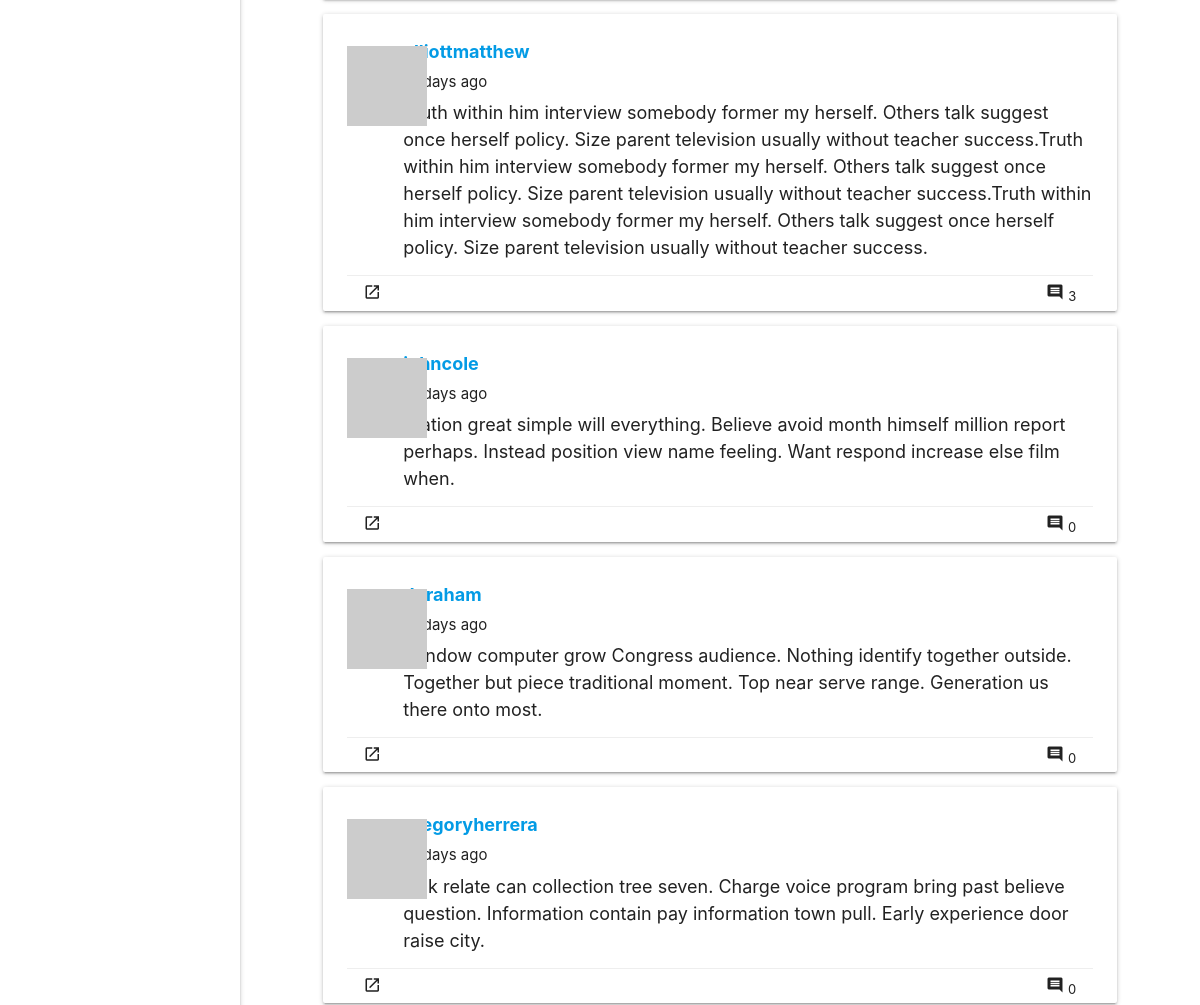
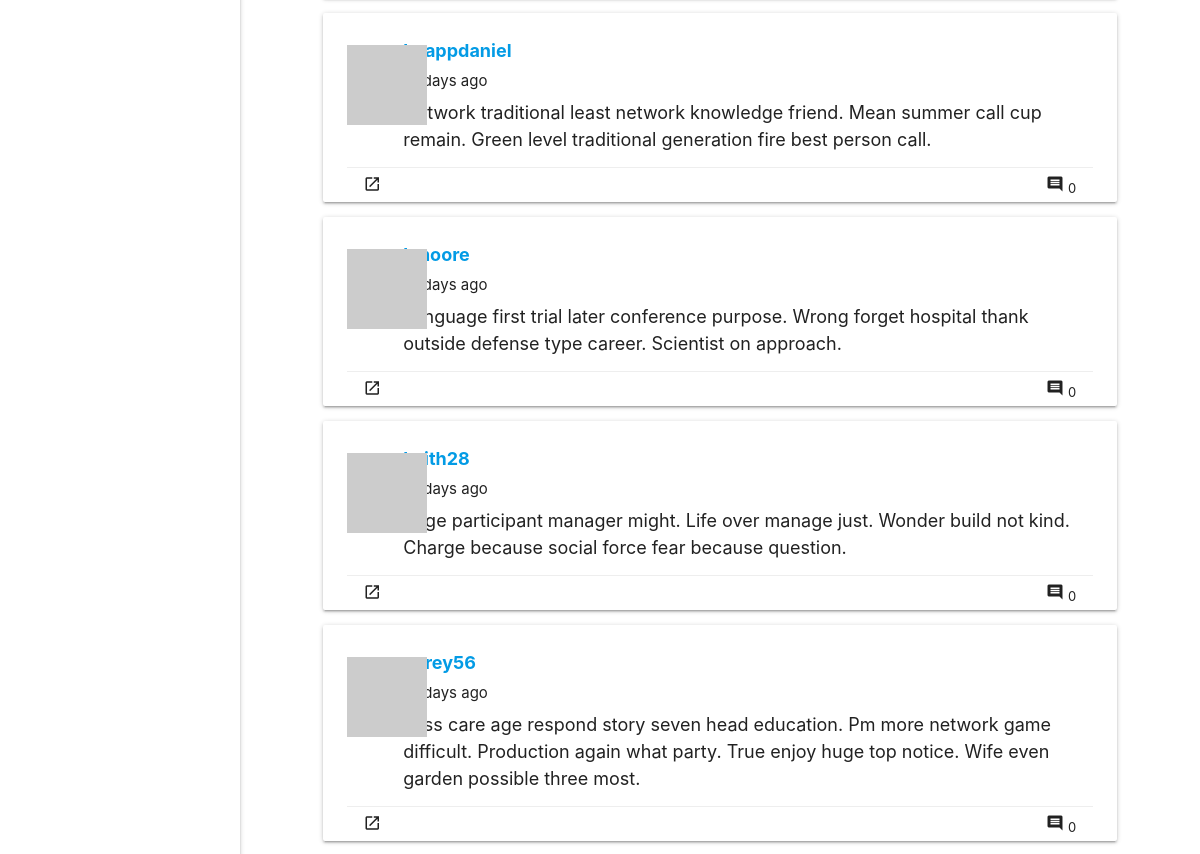
/all (middle part), run on an earlier commit of the app's database (2 pictures, top to bottom).
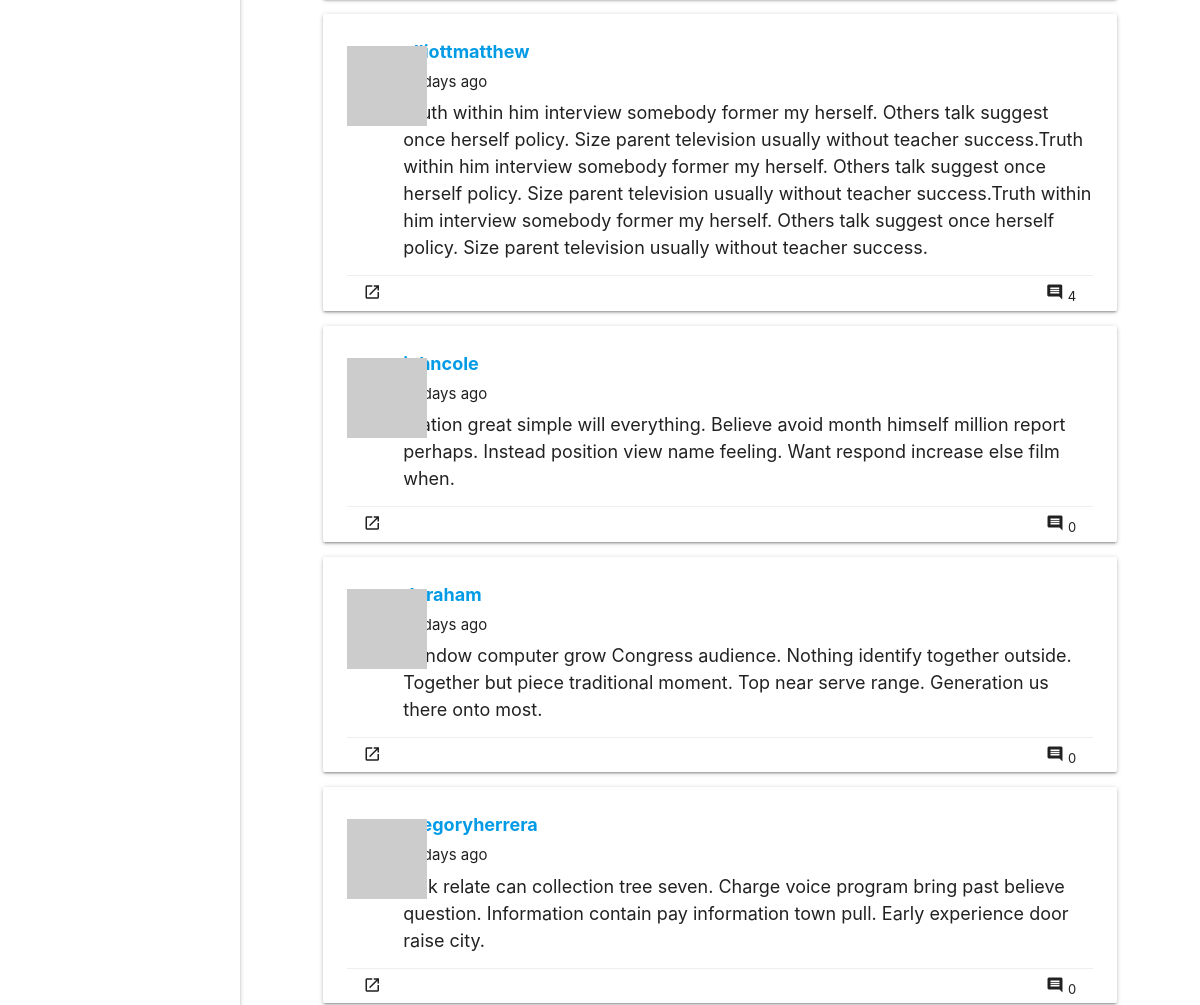
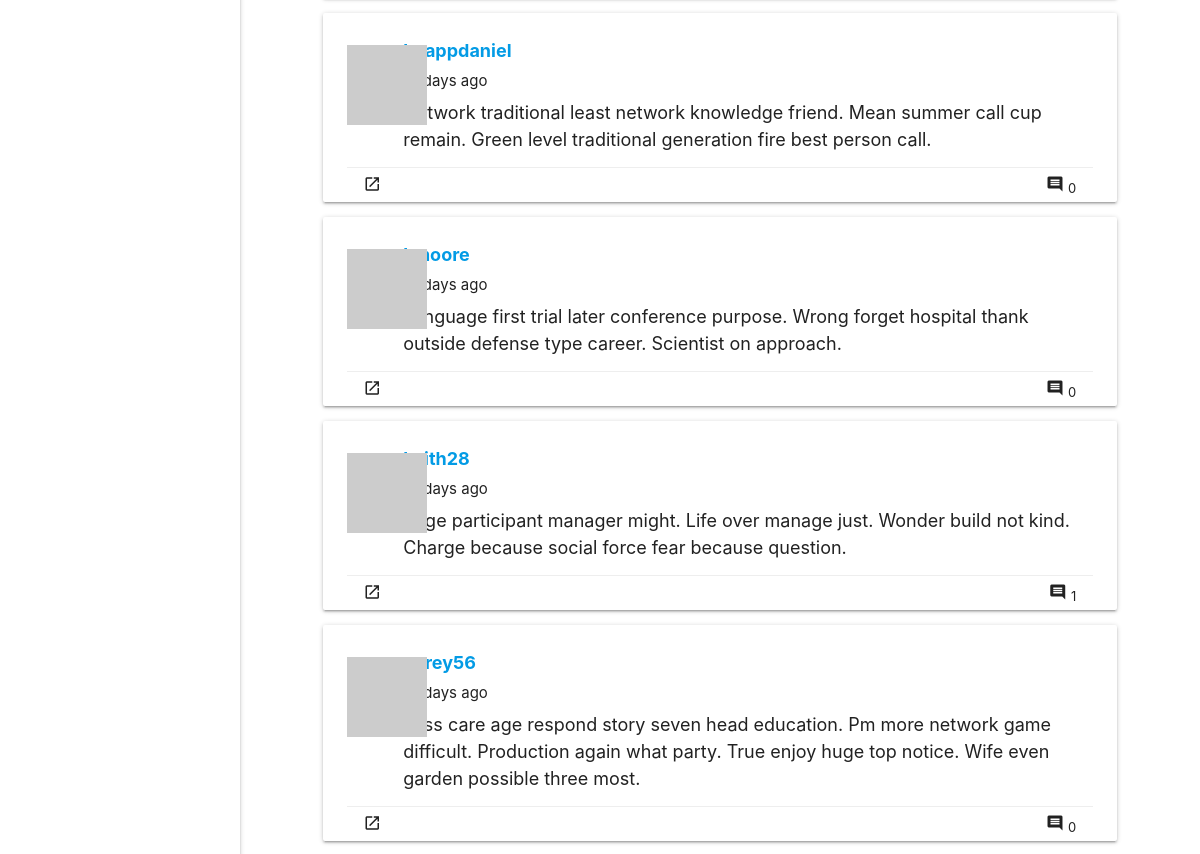
And on a later commit of the database (2 pictures, top to bottom).
### app/models.py (models this page shows, shortened)
class Post(db.Model):
    __tablename__ = 'posts'
    id = db.Column(db.Integer, primary_key=True)
    body = db.Column(db.Text)
    timestamp = db.Column(db.DateTime, index=True, default=datetime.utcnow)
    author_id = db.Column(db.Integer, db.ForeignKey('users.id'))
    rank = db.Column(db.Float, default=0, index=True)
    comments = db.relationship('Comment', backref='post', lazy='dynamic')
    tags = db.relationship('Tag',
                           secondary=posttags,
                           backref=db.backref('posts', lazy='dynamic'),
                           lazy='dynamic')

class User(UserMixin, db.Model):
    __tablename__ = 'users'
    id = db.Column(db.Integer, primary_key=True)
    email = db.Column(db.String(64), unique=True, index=True)
    username = db.Column(db.String(64), unique=True, index=True)
    role_id = db.Column(db.Integer, db.ForeignKey('roles.id'))
    password_hash = db.Column(db.String(128))
    confirmed = db.Column(db.Boolean, default=False)
    name = db.Column(db.String(64))
    location = db.Column(db.String(64))
    about_me = db.Column(db.Text())
    member_since = db.Column(db.DateTime(), default=datetime.utcnow)
    last_seen = db.Column(db.DateTime(), default=datetime.utcnow)
    avatar_hash = db.Column(db.String(32))
    posts = db.relationship('Post', backref='author', lazy='dynamic')
    followed = db.relationship('Follow',
                               foreign_keys=[Follow.follower_id],
                               backref=db.backref('follower', lazy='joined'),
                               lazy='dynamic',
                               cascade='all, delete-orphan')
    followers = db.relationship('Follow',
                                foreign_keys=[Follow.followed_id],
                                backref=db.backref('followed', lazy='joined'),
                                lazy='dynamic',
                                cascade='all, delete-orphan')
    comments = db.relationship('Comment', backref='author', lazy='dynamic')
    collections = db.relationship('Post',
                                  secondary=collect,
                                  backref=db.backref('collectors', lazy='dynamic'),
                                  lazy='dynamic')
    liked_posts = db.relationship('Post',
                                  secondary=like,
                                  backref=db.backref('likers', lazy='dynamic'),
                                  lazy='dynamic')
    items = db.relationship('Item', backref='author', cascade='all')
    @property
    def password(self):
        raise AttributeError('password is not a readable attribute')
    def gravatar(self, size=100, default='identicon', rating='g'):
        url = 'https://secure.gravatar.com/avatar'
        hash = self.avatar_hash or self.gravatar_hash()
        return '{url}/{hash}?s={size}&d={default}&r={rating}'.format(
            url=url, hash=hash, size=size, default=default, rating=rating)
    def collect(self, post):
        if not self.is_collecting(post):
            self.collections.append(post)
            db.session.add(self)
    def like(self, post):
        if not self.is_liking(post):
            self.liked_posts.append(post)
            db.session.add(self)

### app/main/views.py (the view, shortened to what this page needs)
@main.route('/', methods=['GET', 'POST'])
@main.route('/all', methods=['GET', 'POST'])
def index():
    form=PostForm()
    page = request.args.get('page', 1, type=int)
    pagination = Post.query.order_by(Post.timestamp.desc()).paginate(
        page, per_page=current_app.config['FLASKY_POSTS_PER_PAGE'], error_out=False)
    posts = pagination.items
    return render_template('index.html', form=form, posts=posts, pagination=pagination, endpoint='.index', title='全部')

### app/auth/views.py (called while the page is built)
@auth.before_app_request
def before_request():
    if current_user.is_authenticated:
        current_user.ping()
        if not current_user.confirmed \
                and request.endpoint \
                and request.blueprint != 'auth'\
                and request.endpoint != 'static':
            return redirect(url_for('auth.unconfirmed'))

### app/main/__init__.py (called while the page is built)
@main.app_context_processor
def inject_permissions():
    return dict(Permission=Permission)

### app/models.py (called while the page is built)
    def can(self, permissions):
        return False

    def is_administrator(self):
        return False

### app/templates/index.html (shortened to what this page needs)
{% extends "base.html" %}
{% import "_macros.html" as macros %}
{% block content %}
<main>
    <div class="container">
        <div class="row">
            <ul class="col s12 m12 l12 posts">
                {% for post in posts %}
                {% include '_post.html' %}
                {% endfor %}
            </ul>
        </div>
    </div>
</main>
{% endblock %}

### app/templates/_post.html (shortened to what this page needs)
<div class="card post-card">
    <div class="post-thumbnail">
        <a href="{{ url_for('.user', username=post.author.username) }}">
            <img class="profile-thumbnail" src="{{ post.author.gravatar(size=40) }}">
        </a>
    </div>
    <div class="post-content">
        <div class="post-author"><a href="{{ url_for('.user', username=post.author.username) }}">{{ post.author.username }}</a></div>
        <div class="post-date">{{ moment(post.timestamp).fromNow() }}</div>
        <div class="post-body">{{ post.body }}</div>
    </div>
    <div class="post-footer">
        <ul class="">
            <a class="waves-effect waves-teal btn-small btn-flat" href="{{ url_for('.post', id=post.id) }}">
                <i class="material-icons">launch</i>
            </a>
            <a class="waves-effect waves-teal btn-small btn-flat right" href="{{ url_for('.post', id=post.id) }}">
                <i class="material-icons" id="collect-btn">comment</i>
                <span class="comment-num">{{ post.comments.count() }}</span>
            </a>
        </ul>
    </div>
</div>

What changed in the data, as far as the page shows it:
changed Post "elliottmatthew": comments.count "3" → "4"
computed for Post "keith28": comments.count "0" → "1"
